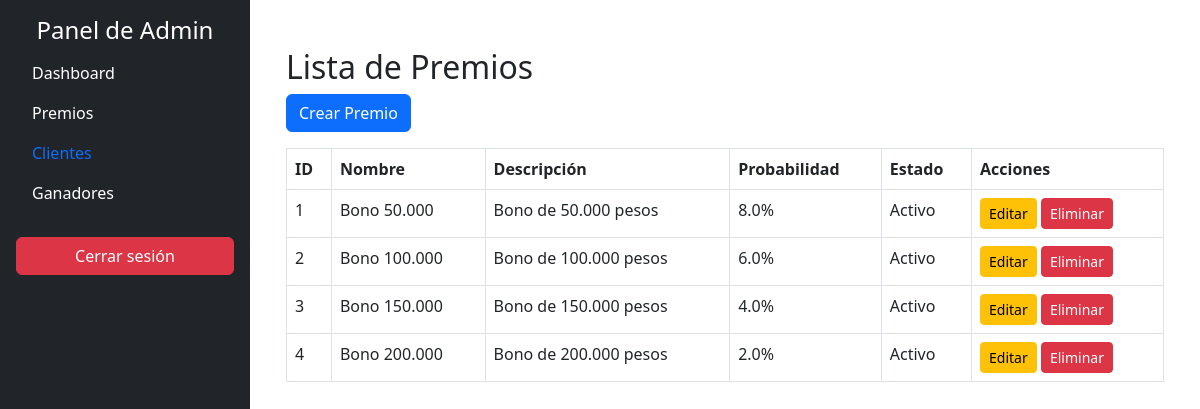
The app's page /ruleta/admin/premios/ (signed in), older data.
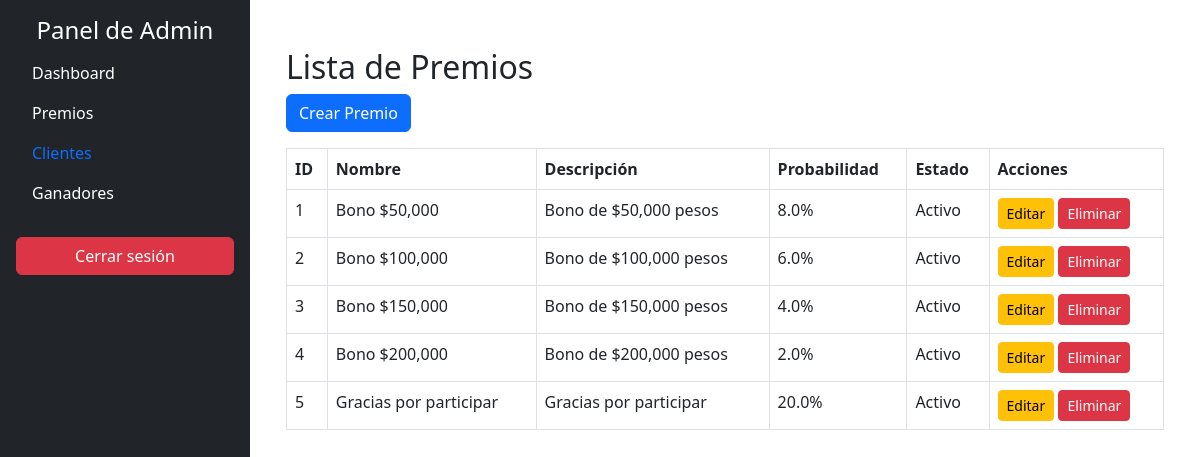
The same page, newer data.
### ruleta/models.py (models this page shows, shortened)
class Premio(models.Model):
    nombre = models.CharField(max_length=50)
    descripcion = models.TextField()
    probabilidad = models.FloatField(help_text="Probabilidad de ganar este premio (en porcentaje)")
    estado = models.BooleanField(default=True)  # Activo/Inactivo

### ruleta/views.py (the view)
# urls.py: path('admin/premios/', views.PremiosCRUDView.as_view(), name='premios_crud'),
class PremiosCRUDView(UserPassesTestMixin, ListView):
    model = Premio
    template_name = 'admin/premios_crud.html'
    def test_func(self):
        return self.request.user.is_superuser

### ruleta/templates/admin/premios_crud.html (shortened to what this page needs)
{% extends 'base.html' %}
{% block content %}
<div class="container mt-4">
  <h2>Lista de Premios</h2>
  <a href="{% url 'crear_premio' %}" class="btn btn-primary mb-3">Crear Premio</a>
  <table class="table table-bordered">
    <thead>
      <tr>
        <th>ID</th>
        <th>Nombre</th>
        <th>Descripción</th>
        <th>Probabilidad</th>
        <th>Estado</th>
        <th>Acciones</th>
      </tr>
    </thead>
    <tbody>
      {% for premio in object_list %}
      <tr>
        <td>{{ premio.id }}</td>
        <td>{{ premio.nombre }}</td>
        <td>{{ premio.descripcion }}</td>
        <td>{{ premio.probabilidad }}%</td>
        <td>{{ premio.estado|yesno:"Activo,Inactivo" }}</td>
        <td>
          <a href="{% url 'editar_premio' premio.id %}" class="btn btn-warning btn-sm">Editar</a>
          <a href="{% url 'eliminar_premio' premio.id %}" class="btn btn-danger btn-sm">Eliminar</a>
        </td>
      </tr>
      {% endfor %}
    </tbody>
  </table>
</div>
{% endblock %}

### ruleta/templates/base.html (shortened to what this page needs)
<!DOCTYPE html>
<html lang="en">
  <head>
    <link rel="stylesheet" href="https://cdn.jsdelivr.net/npm/bootstrap@5.3.0/dist/css/bootstrap.min.css">
  </head>
  <body>
    <div class="d-flex">
      <nav class="bg-dark text-white p-3" style="width: 250px; height: 100vh;">
        <h4 class="text-center">Panel de Admin</h4>
        <ul class="nav flex-column">
          <li class="nav-item">
            <a class="nav-link text-white" href="{% url 'dashboard' %}">Dashboard</a>
          </li>
          <li class="nav-item">
            <a class="nav-link text-white" href="{% url 'premios_crud' %}">Premios</a>
          </li>
          <li class="nav-item">
    <a class="nav-link" href="{% url 'clientes_crud' %}">Clientes</a>
</li>
          <li class="nav-item">
            <a class="nav-link text-white" href="">Ganadores</a>
          </li>
          <li class="nav-item mt-4">
            <form method="post" action="{% url 'logout' %}">
              <button type="submit" class="btn btn-danger w-100">Cerrar sesión</button>
            </form>
          </li>
        </ul>
      </nav>
      <div class="flex-grow-1 p-4">
        {% block content %}
        {% endblock %}
      </div>
    </div>
  </body>
</html>

Row changes from the older to the newer data that the page shows:
changed Premio id 1: nombre "Bono 50.000" → "Bono $50,000"; descripcion "Bono de 50.000 pesos" → "Bono de $50,000 pesos"
changed Premio id 2: nombre "Bono 100.000" → "Bono $100,000"; descripcion "Bono de 100.000 pesos" → "Bono de $100,000 pesos"
changed Premio id 3: nombre "Bono 150.000" → "Bono $150,000"; descripcion "Bono de 150.000 pesos" → "Bono de $150,000 pesos"
changed Premio id 4: nombre "Bono 200.000" → "Bono $200,000"; descripcion "Bono de 200.000 pesos" → "Bono de $200,000 pesos"
added Premio: id "5", nombre "Gracias por participar", descripcion "Gracias por participar", probabilidad "20.0", estado "Activo"
